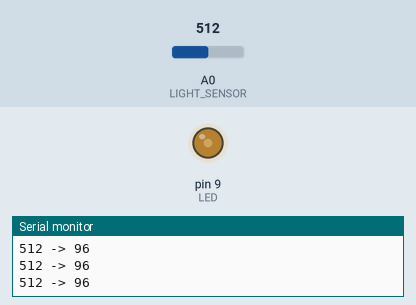
A sketch run on a simulated Arduino Uno, built with avr-gcc and run on an emulated ATmega328P. Shown: output pins drawn as LEDs (lit = HIGH), the last lines printed to the serial monitor. The inputs (shaded band) are chosen by the test bench; at power-on: A0 (LIGHT_SENSOR) = 512.

Above: at 1.2 s.
1.3 s: A0 (LIGHT_SENSOR) set to 716
At 2.4 s:
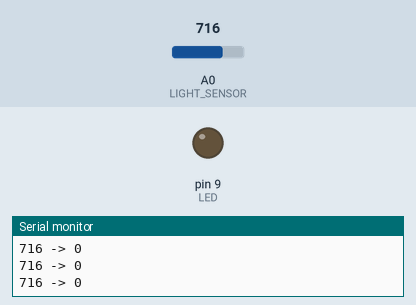
2.8 s: A0 (LIGHT_SENSOR) set to 685
At 3.8 s:
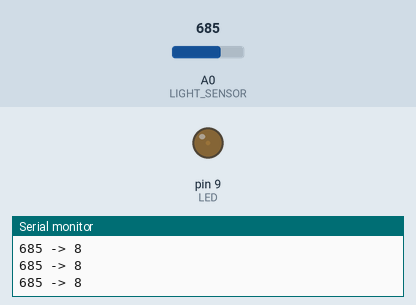
4.3 s: A0 (LIGHT_SENSOR) set to 306
At 5.2 s:
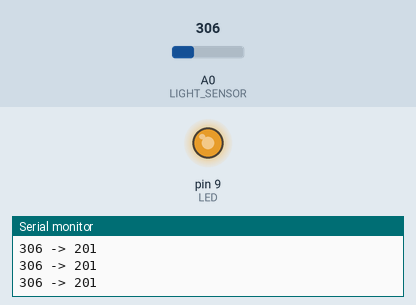
5.8 s: A0 (LIGHT_SENSOR) set to 900
At 6.6 s:
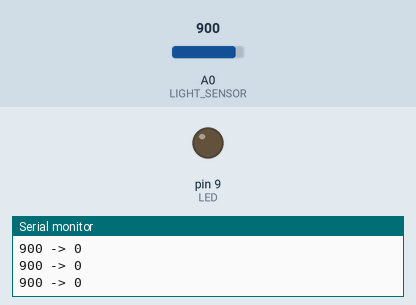
Timing chart, 0 to 8.3 s (numbered marks = the images above; inputs shaded):
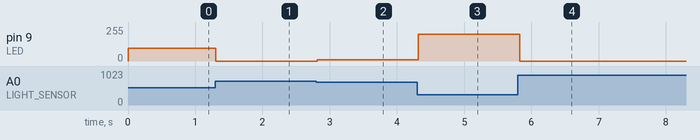

The sketch:

p026-night-light.ino
```cpp
// Project 26: Night Light
// The darker the room, the brighter the LED. Measure your
// own DARK and BRIGHT readings and type them in below.

const int LIGHT_SENSOR = A0;
const int LED = 9;

const int DARK = 200;     // reading with the sensor covered
const int BRIGHT = 700;   // reading in normal room light

void setup() {
  pinMode(LED, OUTPUT);
  Serial.begin(9600);
}

void loop() {
  // Read the input.
  int light = analogRead(LIGHT_SENSOR);

  // Solve: dark gives 255, bright gives 0, nothing outside.
  int level = map(light, DARK, BRIGHT, 255, 0);
  level = constrain(level, 0, 255);

  // Write the outputs.
  analogWrite(LED, level);
  Serial.print(light);
  Serial.print(" -> ");
  Serial.println(level);
  delay(100);
}
```

Measured:
- after the input at 1.3 s, pin 9 (LED): 96/255 → 0/255 at once
- after the input at 2.8 s, pin 9 (LED): 0/255 → 8/255 at once
- after the input at 4.3 s, pin 9 (LED): 8/255 → 201/255 at once
- after the input at 5.8 s, pin 9 (LED): 201/255 → 0/255 at once
